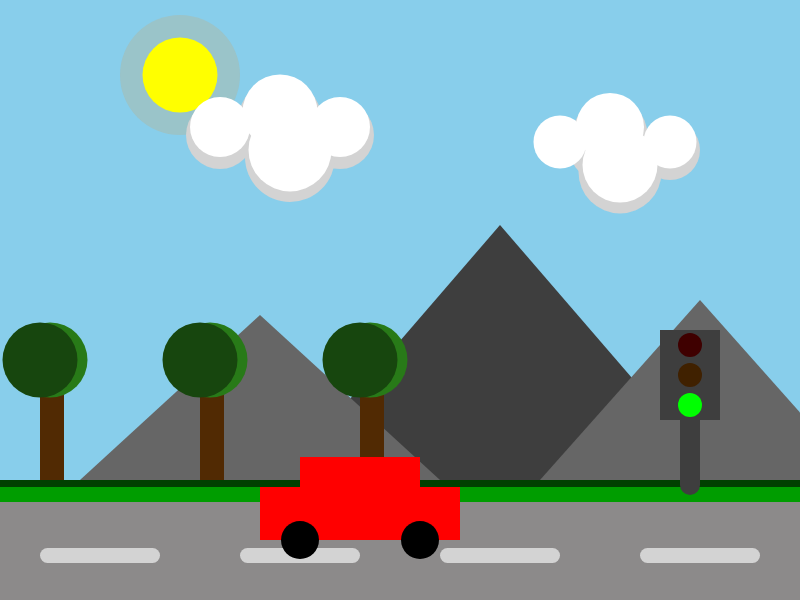
Frame 1 (no input)
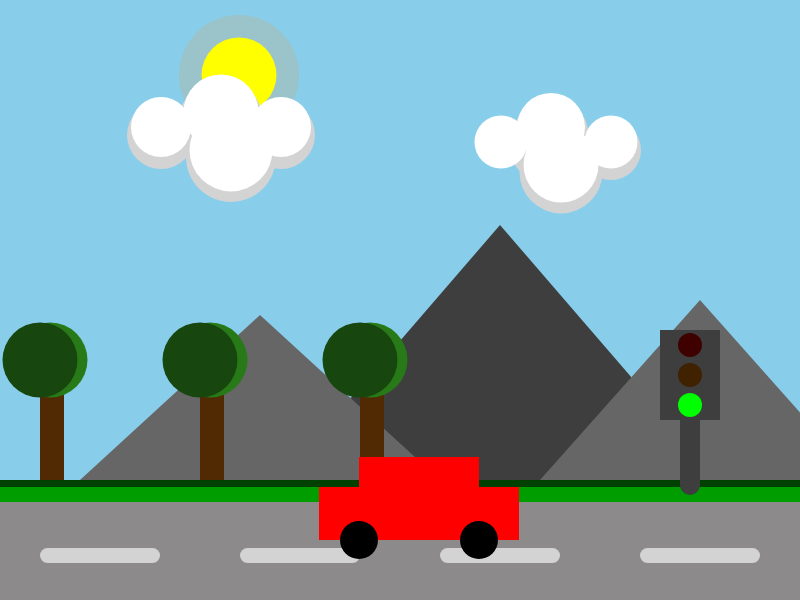
Frame 60 (no input)
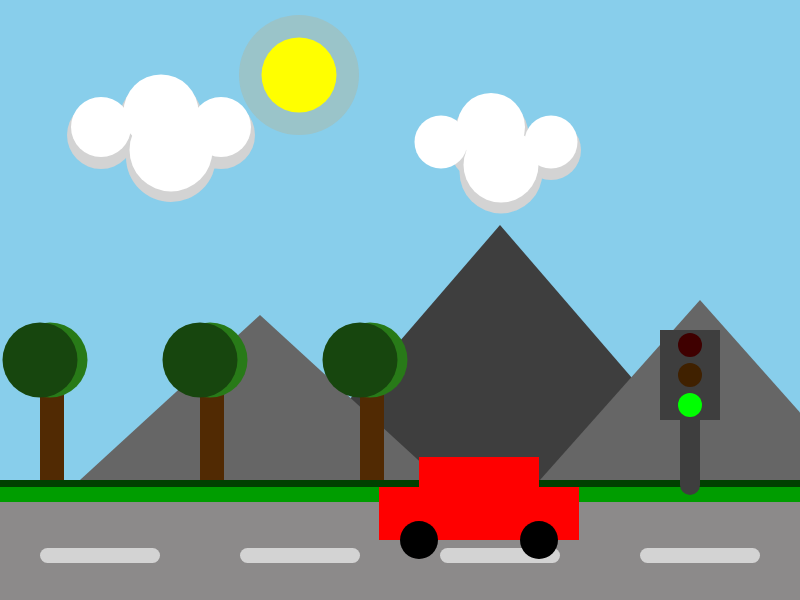
Frame 120 (the mouse pressed at the canvas centre since frame 60)

The p5.js sketch that drew these frames (run headless with seeded random() and noise() and a simulated clock; from frame 60 on, the mouse is pressed at the canvas centre):

// p5.js sketch
// ── sketch.js
let linker_wiel = 300;
let rechter_wiel = 420;
let auto_onderkant = 260;
let auto_bovenkant = 300;

let zon_binnenkant = 180;
let zon_buitenkant = 180;

let wolk_links1 = 220;
let wolk_links2 = 280;
let wolk_links3 = 340;
let wolk_links4 = 290;

let wolkwit_links1 = 220;
let wolkwit_links2 = 280;
let wolkwit_links3 = 340;
let wolkwit_links4 = 290;

let wolk_rechts1 = 600;
let wolk_rechts2 = 610;
let wolk_rechts3 = 670;
let wolk_rechts4 = 620;

let wolkwit_rechts1 = 560;
let wolkwit_rechts2 = 610;
let wolkwit_rechts3 = 670;
let wolkwit_rechts4 = 620;


function setup() {
  createCanvas(800, 600);

  
}

function draw() {
  background("#88CEEB");
  noStroke();

  // Bergen

  fill("#3e3e3e");
  triangle(280, 480, 500, 225, 720, 480);

  fill("#666666");
  triangle(80, 480, 260, 315, 440, 480);

  fill("#666666");
  triangle(540, 480, 700, 300, 860, 480);

  // Gras

  fill("#004000");
  rect(0, 480, 800, 7);

  fill("#009d00");
  rect(0, 487, 800, 15);

  // Weg

  fill("#8c8a8a");
  rect(0, 502, 800, 98);

  // Wegmarkeringen

  fill("lightgrey");
  rect(40, 548, 120, 15, 10);
  rect(240, 548, 120, 15, 10);
  rect(440, 548, 120, 15, 10);
  rect(640, 548, 120, 15, 10);

  // Verkeerslicht

  fill("#3e3e3e");
  rect(680, 345, 20, 150, 10);

  fill("#3e3e3e");
  rect(660, 330, 60, 90);

  fill("#3F0000");
  circle(690, 345, 24);

  fill("#402100");
  circle(690, 375, 24);

  fill("#00FF01");
  circle(690, 405, 24);

  // Boom 1

  fill("#512a03");
  rect(40, 390, 24, 90);

  fill("#287A18");
  circle(50, 360, 75);

  fill("#17460e");
  circle(40, 360, 75);

  // Boom 2

  fill("#512a03");
  rect(200, 390, 24, 90);

  fill("#287A18");
  circle(210, 360, 75);

  fill("#17460e");
  circle(200, 360, 75);

  // Boom 3

  fill("#512a03");
  rect(360, 390, 24, 90);

  fill("#287A18");
  circle(370, 360, 75);

  fill("#17460e");
  circle(360, 360, 75);

  // Zon

  fill(181, 178, 149, 100);
  circle(zon_binnenkant, 75, 120);

  fill("yellow");
  circle(zon_buitenkant, 75, 75);

  // Wolk

  fill("lightgrey");
  circle(wolk_links1, 135, 68);
  circle(wolk_links2, 120, 83);
  circle(wolk_links3, 135, 68);
  circle(wolk_links4, 157, 90);

  fill("white");
  circle(wolkwit_links1, 127, 60);
  circle(wolkwit_links2, 112, 75);
  circle(wolkwit_links3, 127, 60);
  circle(wolkwit_links4, 150, 83);

  // Tweede wolk

  fill("lightgrey");
  circle(wolk_rechts1, 150, 60);
  circle(wolk_rechts2, 135, 75);
  circle(wolk_rechts3, 150, 60);
  circle(wolk_rechts4, 172, 83);

  fill("white");
  circle(wolkwit_rechts1, 142, 53);
  circle(wolkwit_rechts2, 127, 68);
  circle(wolkwit_rechts3, 142, 53);
  circle(wolkwit_rechts4, 165, 75);

  // Auto



  fill("red");
  rect(auto_onderkant, 487, 200, 53);
  rect(auto_bovenkant, 457, 120, 38);

  fill("black");
  circle(linker_wiel, 540, 38);
  circle(rechter_wiel, 540, 38);

  linker_wiel = linker_wiel + 1;
  rechter_wiel = rechter_wiel + 1;
  auto_onderkant = auto_onderkant + 1;
  auto_bovenkant = auto_bovenkant + 1;

  zon_binnenkant = zon_binnenkant + 1;
  zon_buitenkant = zon_buitenkant + 1;

  wolk_links1 = wolk_links1 + -1;
  wolk_links2 = wolk_links2 + -1;
  wolk_links3 = wolk_links3 + -1;
  wolk_links4 = wolk_links4 + -1;

  wolkwit_links1 = wolkwit_links1 + -1;
  wolkwit_links2 = wolkwit_links2 + -1;
  wolkwit_links3 = wolkwit_links3 + -1;
  wolkwit_links4 = wolkwit_links4 + -1;

  wolk_rechts1 = wolk_rechts1 + -1;
  wolk_rechts2 = wolk_rechts2 + -1;
  wolk_rechts3 = wolk_rechts3 + -1;
  wolk_rechts4 = wolk_rechts4 + -1;

  wolkwit_rechts1 = wolkwit_rechts1 + -1;
  wolkwit_rechts2 = wolkwit_rechts2 + -1;
  wolkwit_rechts3 = wolkwit_rechts3 + -1;
  wolkwit_rechts4 = wolkwit_rechts4 + -1;

 if(zon_binnenkant >= 860) {
  zon_binnenkant = -60
 }

  if(zon_buitenkant >= 860) {
  zon_buitenkant = -60
 }

   if(auto_bovenkant >= 860) {
  auto_bovenkant = -60;
  auto_onderkant = -100;
  linker_wiel = -60;
  rechter_wiel = 60;
 }
    if(linker_wiel >= 860) {

  rechter_wiel = -180;
 }
 if (wolk_links1 <= 0) {
  wolk_links1 = 860;
  wolk_links2 = 860;
  wolk_links3 = 860;
  wolk_links4 = 860;
 }
 if (wolkwit_links1 <= 0) {
  wolkwit_links1 = 860;
  wolkwit_links2 = 860;
  wolkwit_links3 = 860;
  wolkwit_links4 = 860;
 }
}
